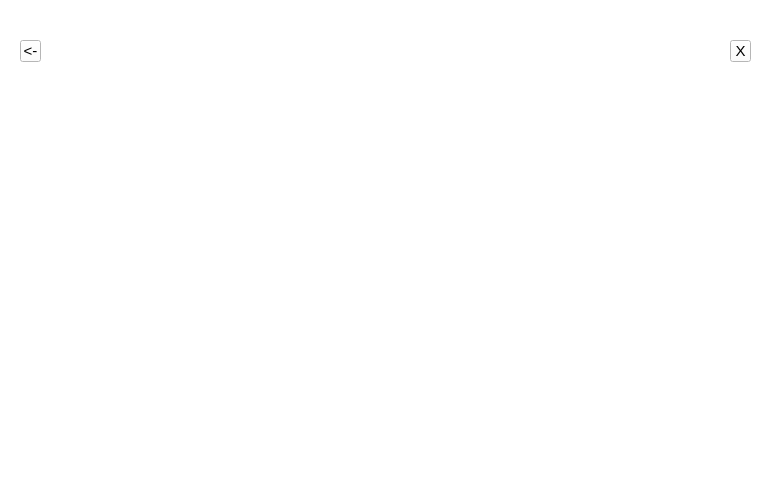
<?xml version="1.0" encoding="UTF-8"?>
<ui version="4.0">
 <class>Introduction</class>
 <widget class="QWidget" name="Introduction">
  <property name="geometry">
   <rect>
    <x>0</x>
    <y>0</y>
    <width>775</width>
    <height>478</height>
   </rect>
  </property>
  <property name="windowTitle">
   <string>Form</string>
  </property>
  <property name="styleSheet">
   <string notr="true">*{
background:rgb(255, 255, 255);
font-size:15px;
font-style:MingLiU-ExtB;
}
QFrame{
border:sold 10px rgba(0,0,0);
background-image:url();/*背景*/
}
QToolButton{
color:#000000;
}
QToolButton:pressed{
background-color:rgb(224,0,0);
border-style:inset;
font-style:MingLiU-ExtB;
}</string>
  </property>
  <widget class="QFrame" name="frame">
   <property name="geometry">
    <rect>
     <x>20</x>
     <y>40</y>
     <width>731</width>
     <height>421</height>
    </rect>
   </property>
   <property name="frameShape">
    <enum>QFrame::StyledPanel</enum>
   </property>
   <property name="frameShadow">
    <enum>QFrame::Raised</enum>
   </property>
   <widget class="QToolButton" name="toolButton_back">
    <property name="geometry">
     <rect>
      <x>0</x>
      <y>0</y>
      <width>21</width>
      <height>22</height>
     </rect>
    </property>
    <property name="text">
     <string>&lt;-</string>
    </property>
   </widget>
   <widget class="QToolButton" name="toolButton_close">
    <property name="geometry">
     <rect>
      <x>710</x>
      <y>0</y>
      <width>21</width>
      <height>22</height>
     </rect>
    </property>
    <property name="text">
     <string>X</string>
    </property>
   </widget>
  </widget>
 </widget>
 <resources/>
 <connections/>
</ui>
